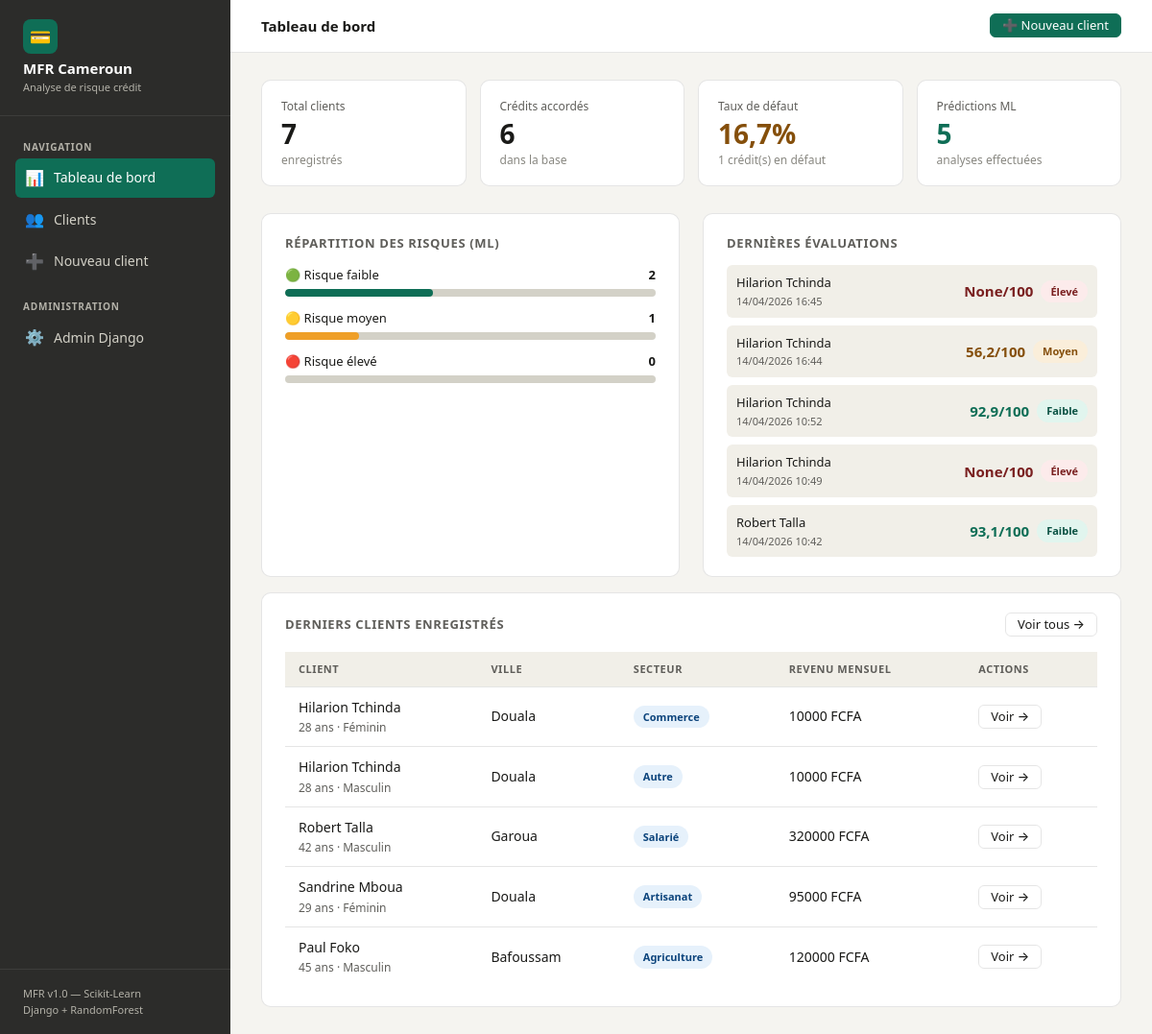
The page / on the database its author committed.
### risk/models.py (models this page shows, shortened)
class PredictionRisque(models.Model):
    client = models.ForeignKey(Client, on_delete=models.CASCADE, related_name='predictions')
    date_prediction = models.DateTimeField(auto_now_add=True)
    eligible = models.BooleanField(default=True, help_text="Passe toutes les règles métier")
    score_fiabilite = models.FloatField(null=True, blank=True, help_text="Score ML entre 0 et 100 (null si refusé)")
    niveau_risque = models.CharField(max_length=20, choices=[
        ('faible', 'Faible'),
        ('moyen', 'Moyen'),
        ('eleve', 'Élevé'),
        ('refuse', 'Refusé'),
    ])
    probabilite_defaut = models.FloatField(null=True, blank=True, help_text="Probabilité de défaut (null si refusé)")
    recommandation = models.TextField()
    blocages_json = models.TextField(default='[]', help_text="Règles bloquantes sérialisées JSON")
    montant_demande = models.FloatField(help_text="Montant demandé en FCFA")
    duree_mois_input = models.IntegerField(default=12)
    mensualite = models.FloatField(default=0, help_text="Mensualité calculée en FCFA")
    taux_effort = models.FloatField(default=0, help_text="Mensualité / revenu en %")
    ratio_endettement = models.FloatField(default=0)
    montant_max_accordable = models.FloatField(default=0)
    age_input = models.IntegerField()
    revenu_input = models.FloatField()
    nb_credits_anterieurs = models.IntegerField()
    nb_retards_anterieurs = models.IntegerField()
    class Meta:
        verbose_name = "Prédiction de risque"
        verbose_name_plural = "Prédictions de risque"
        ordering = ['-date_prediction']

class Client(models.Model):
    nom = models.CharField(max_length=100)
    prenom = models.CharField(max_length=100)
    age = models.IntegerField()
    sexe = models.CharField(max_length=1, choices=[('M', 'Masculin'), ('F', 'Féminin')])
    ville = models.CharField(max_length=100)
    telephone = models.CharField(max_length=20, blank=True)
    secteur_activite = models.CharField(max_length=100, choices=[
        ('commerce', 'Commerce'),
        ('agriculture', 'Agriculture'),
        ('transport', 'Transport'),
        ('artisanat', 'Artisanat'),
        ('services', 'Services'),
        ('salarie', 'Salarié'),
        ('autre', 'Autre'),
    ])
    revenu_mensuel = models.FloatField(help_text="En FCFA")
    date_creation = models.DateTimeField(auto_now_add=True)
    class Meta:
        verbose_name = "Client"
        verbose_name_plural = "Clients"

### risk/views.py (the view)
# urls.py: path('', views.dashboard, name='dashboard'),
def dashboard(request):
    total_clients = Client.objects.count()
    total_credits = Credit.objects.count()
    total_predictions = PredictionRisque.objects.count()
    credits_defaut = Credit.objects.filter(statut='defaut').count()
    taux_defaut = round(credits_defaut / total_credits * 100, 1) if total_credits else 0
    risque_faible = PredictionRisque.objects.filter(niveau_risque='faible').count()
    risque_moyen = PredictionRisque.objects.filter(niveau_risque='moyen').count()
    risque_eleve = PredictionRisque.objects.filter(niveau_risque='eleve').count()
    risque_refuse = PredictionRisque.objects.filter(niveau_risque='refuse').count()
    derniers_clients = Client.objects.order_by('-date_creation')[:5]
    dernieres_predictions = PredictionRisque.objects.select_related('client').order_by('-date_prediction')[:5]
    context = {
        'total_clients': total_clients,
        'total_credits': total_credits,
        'total_predictions': total_predictions,
        'taux_defaut': taux_defaut,
        'credits_defaut': credits_defaut,
        'risque_faible': risque_faible,
        'risque_moyen': risque_moyen,
        'risque_eleve': risque_eleve,
        'risque_refuse': risque_refuse,
        'derniers_clients': derniers_clients,
        'dernieres_predictions': dernieres_predictions,
    }
    return render(request, 'risk/dashboard.html', context)

### risk/templates/risk/dashboard.html (shortened to what this page needs)
{% extends 'base.html' %}
{% block page_title %}Tableau de bord{% endblock %}
{% block topbar_actions %}
  <a href="{% url 'client_create' %}" class="btn btn-primary btn-sm">➕ Nouveau client</a>
{% endblock %}
{% block content %}
<div class="stats-grid">
  <div class="stat-card">
    <div class="stat-label">Total clients</div>
    <div class="stat-value">{{ total_clients }}</div>
    <div class="stat-sub">enregistrés</div>
  </div>
  <div class="stat-card">
    <div class="stat-label">Crédits accordés</div>
    <div class="stat-value">{{ total_credits }}</div>
    <div class="stat-sub">dans la base</div>
  </div>
  <div class="stat-card amber">
    <div class="stat-label">Taux de défaut</div>
    <div class="stat-value">{{ taux_defaut }}%</div>
    <div class="stat-sub">{{ credits_defaut }} crédit(s) en défaut</div>
  </div>
  <div class="stat-card green">
    <div class="stat-label">Prédictions ML</div>
    <div class="stat-value">{{ total_predictions }}</div>
    <div class="stat-sub">analyses effectuées</div>
  </div>
</div>
<div class="grid-2 mb-2">
  <div class="card">
    <div class="card-title">Répartition des risques (ML)</div>
    {% if total_predictions > 0 %}
      <div style="display:flex;flex-direction:column;gap:12px;margin-top:0.5rem;">
        <div>
          <div style="display:flex;justify-content:space-between;font-size:13px;margin-bottom:4px;">
            <span>🟢 Risque faible</span><span style="font-weight:600;">{{ risque_faible }}</span>
          </div>
          <div class="progress">
            <div class="progress-bar" style="width:{% widthratio risque_faible total_predictions 100 %}%;background:#0F6E56;"></div>
          </div>
        </div>
        <div>
          <div style="display:flex;justify-content:space-between;font-size:13px;margin-bottom:4px;">
            <span>🟡 Risque moyen</span><span style="font-weight:600;">{{ risque_moyen }}</span>
          </div>
          <div class="progress">
            <div class="progress-bar" style="width:{% widthratio risque_moyen total_predictions 100 %}%;background:#EF9F27;"></div>
          </div>
        </div>
        <div>
          <div style="display:flex;justify-content:space-between;font-size:13px;margin-bottom:4px;">
            <span>🔴 Risque élevé</span><span style="font-weight:600;">{{ risque_eleve }}</span>
          </div>
          <div class="progress">
          </div>
        </div>
      </div>
    {% else %}
      <div class="empty-state">
        <div class="icon">📈</div>
        <p>Aucune prédiction encore.<br>Évaluez un client pour commencer.</p>
      </div>
    {% endif %}
  </div>
  <div class="card">
    <div class="card-title">Dernières évaluations</div>
    {% if dernieres_predictions %}
      <div style="display:flex;flex-direction:column;gap:8px;margin-top:0.5rem;">
        {% for p in dernieres_predictions %}
        <a href="{% url 'resultat_prediction' p.pk %}" style="text-decoration:none;">
          <div style="display:flex;align-items:center;justify-content:space-between;padding:8px 10px;border-radius:6px;background:var(--gray-50);transition:background 0.15s;" onmouseover="this.style.background='#e0efe8'" onmouseout="this.style.background='var(--gray-50)'">
            <div>
              <div style="font-size:13px;font-weight:500;color:var(--text);">{{ p.client.prenom }} {{ p.client.nom }}</div>
              <div style="font-size:11px;color:var(--text-muted);">{{ p.date_prediction|date:"d/m/Y H:i" }}</div>
            </div>
            <div style="display:flex;align-items:center;gap:8px;">
              <span style="font-size:15px;font-weight:700;{% if p.niveau_risque == 'faible' %}color:#0F6E56{% elif p.niveau_risque == 'moyen' %}color:#854F0B{% else %}color:#791F1F{% endif %}">{{ p.score_fiabilite }}/100</span>
              {% if p.niveau_risque == 'faible' %}
                <span class="badge badge-green">Faible</span>
              {% elif p.niveau_risque == 'moyen' %}
                <span class="badge badge-amber">Moyen</span>
              {% else %}
                <span class="badge badge-red">Élevé</span>
              {% endif %}
            </div>
          </div>
        </a>
        {% endfor %}
      </div>
    {% else %}
      <div class="empty-state"><div class="icon">🔍</div><p>Aucune évaluation.</p></div>
    {% endif %}
  </div>
</div>
<div class="card">
  <div class="section-header">
    <div class="card-title" style="margin-bottom:0;">Derniers clients enregistrés</div>
    <a href="{% url 'client_list' %}" class="btn btn-outline btn-sm">Voir tous →</a>
  </div>
  {% if derniers_clients %}
  <div class="table-wrap" style="margin-top:0.75rem;">
    <table>
      <thead>
        <tr>
          <th>Client</th><th>Ville</th><th>Secteur</th><th>Revenu mensuel</th><th>Actions</th>
        </tr>
      </thead>
      <tbody>
        {% for c in derniers_clients %}
        <tr>
          <td>
            <div style="font-weight:500;">{{ c.prenom }} {{ c.nom }}</div>
            <div style="font-size:12px;color:var(--text-muted);">{{ c.age }} ans · {{ c.get_sexe_display }}</div>
          </td>
          <td>{{ c.ville }}</td>
          <td><span class="badge badge-blue">{{ c.get_secteur_activite_display }}</span></td>
          <td style="font-weight:500;">{{ c.revenu_mensuel|floatformat:0 }} FCFA</td>
          <td>
            <a href="{% url 'client_detail' c.pk %}" class="btn btn-outline btn-sm">Voir →</a>
          </td>
        </tr>
        {% endfor %}
      </tbody>
    </table>
  </div>
  {% else %}
  <div class="empty-state">
    <div class="icon">👥</div>
    <p>Aucun client enregistré.<br>
    <a href="{% url 'client_create' %}" class="link">Ajouter le premier client →</a></p>
  </div>
  {% endif %}
</div>
{% endblock %}

### templates/base.html (shortened to what this page needs)
<!DOCTYPE html>
<html lang="fr">
<head>
</head>
<body>
<aside class="sidebar">
  <div class="sidebar-logo">
    <div class="logo-icon">💳</div>
    <h1>MFR Cameroun</h1>
    <p>Analyse de risque crédit</p>
  </div>
  <nav class="sidebar-nav">
    <div class="nav-section">
      <div class="nav-label">Navigation</div>
      <a href="{% url 'dashboard' %}" class="nav-link {% if request.resolver_match.url_name == 'dashboard' %}active{% endif %}">
        <span class="icon">📊</span> Tableau de bord
      </a>
      <a href="{% url 'client_list' %}" class="nav-link {% if 'client' in request.resolver_match.url_name %}active{% endif %}">
        <span class="icon">👥</span> Clients
      </a>
      <a href="{% url 'client_create' %}" class="nav-link">
        <span class="icon">➕</span> Nouveau client
      </a>
    </div>
    <div class="nav-section">
      <div class="nav-label">Administration</div>
      <a href="/admin/" class="nav-link" target="_blank">
        <span class="icon">⚙️</span> Admin Django
      </a>
    </div>
  </nav>
  <div class="sidebar-footer">
    <p>MFR v1.0 — Scikit-Learn</p>
    <p>Django + RandomForest</p>
  </div>
</aside>
<div class="main">
  <div class="topbar">
    <span class="topbar-title">{% block page_title %}Tableau de bord{% endblock %}</span>
    <div class="topbar-actions">{% block topbar_actions %}{% endblock %}</div>
  </div>
  <div class="content">
    {% block content %}{% endblock %}
  </div>
</div>
</body>
</html>

### rows shown on the page
PredictionRisque: client.prenom "Hilarion", client.nom "Tchinda", date_prediction "14/04/2026 16:45", score_fiabilite "None", niveau_risque "Élevé"
PredictionRisque: client.prenom "Hilarion", client.nom "Tchinda", date_prediction "14/04/2026 16:44", score_fiabilite "56,2", niveau_risque "Moyen"
PredictionRisque: client.prenom "Hilarion", client.nom "Tchinda", date_prediction "14/04/2026 10:52", score_fiabilite "92,9", niveau_risque "Faible"
PredictionRisque: client.prenom "Hilarion", client.nom "Tchinda", date_prediction "14/04/2026 10:49", score_fiabilite "None", niveau_risque "Élevé"
PredictionRisque: client.prenom "Robert", client.nom "Talla", date_prediction "14/04/2026 10:42", score_fiabilite "93,1", niveau_risque "Faible"
Client: prenom "Hilarion", nom "Tchinda", age "28", sexe "Féminin", ville "Douala", secteur_activite "Commerce", revenu_mensuel "10000"
Client: prenom "Hilarion", nom "Tchinda", age "28", sexe "Masculin", ville "Douala", secteur_activite "Autre", revenu_mensuel "10000"
Client: prenom "Robert", nom "Talla", age "42", sexe "Masculin", ville "Garoua", secteur_activite "Salarié", revenu_mensuel "320000"
Client: prenom "Sandrine", nom "Mboua", age "29", sexe "Féminin", ville "Douala", secteur_activite "Artisanat", revenu_mensuel "95000"
Client: prenom "Paul", nom "Foko", age "45", sexe "Masculin", ville "Bafoussam", secteur_activite "Agriculture", revenu_mensuel "120000"

### other values the page prints
{{ total_clients }} "7"
{{ total_credits }} "6"
{{ taux_defaut }} "16,7"
{{ credits_defaut }} "1"
{{ total_predictions }} "5"
{{ risque_faible }} "2"
{{ risque_moyen }} "1"
{{ risque_eleve }} "0"
